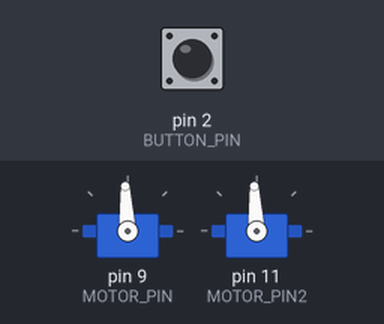
Bench run of a sketch on a simulated Arduino Uno, built with avr-gcc and run on an emulated ATmega328P. On the bench: 2 × servo. Inputs (shaded band) come from the test bench; at power-on: pin 2 (BUTTON_PIN) HIGH. What the sketch prints to the serial monitor is not drawn.

Above: at 1.2 s.
1.3 s: pin 2 (BUTTON_PIN) pulled LOW for 0.15 s
At 1.9 s:
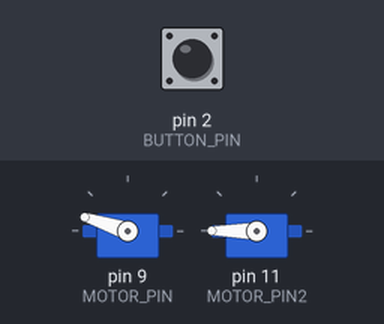
2.9 s: pin 2 (BUTTON_PIN) pulled LOW for 1 s
At 4.4 s:
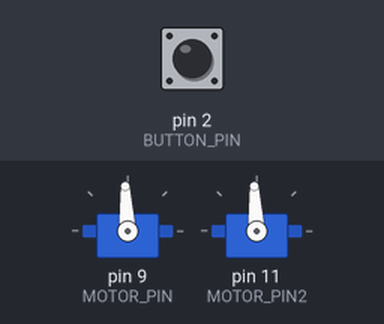
5.4 s: pin 2 (BUTTON_PIN) pulled LOW for 3.2 s
At 6.5 s:
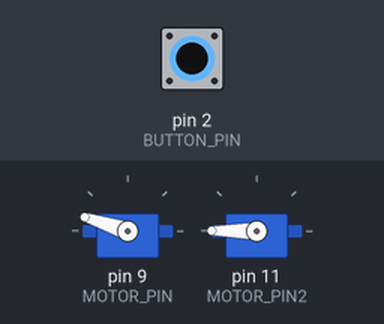
Timing chart, 0 to 8.4 s (numbered marks = the images above; inputs shaded):
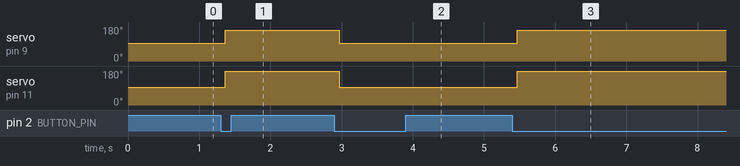

Measured:
- after the input at 1.3 s, servo on pin 9 (MOTOR_PIN): 93° → 162° after 0.06 s; servo on pin 11 (MOTOR_PIN2): 93° → 180° after 0.06 s
- after the input at 2.9 s, servo on pin 9 (MOTOR_PIN): 162° → 93° after 0.07 s; servo on pin 11 (MOTOR_PIN2): 180° → 93° after 0.07 s
- after the input at 5.4 s, servo on pin 9 (MOTOR_PIN): 93° → 162° after 0.07 s; servo on pin 11 (MOTOR_PIN2): 93° → 180° after 0.07 s

The sketch:

earthquake.ino
```cpp
#include <Servo.h>  // 서보 모터 제어를 위한 라이브러리 포함

Servo crMotor;   // 첫 번째 서보모터 객체
Servo crMotor2;  // 두 번째 서보모터 객체

// 핀 설정
const int BUTTON_PIN = 2;     // 버튼이 연결된 디지털 핀 번호
const int MOTOR_PIN = 9;      // 첫 번째 서보모터 핀
const int MOTOR_PIN2 = 11;    // 두 번째 서보모터 핀

// 디바운싱 관련 변수
bool lastButtonState = HIGH;
bool currentButtonState = HIGH;
unsigned long lastDebounceTime = 0;
const unsigned long DEBOUNCE_DELAY = 50;

// 모터 회전 상태
bool isRotating = false;

void setup() {
  Serial.begin(9600);

  pinMode(BUTTON_PIN, INPUT_PULLUP);

  crMotor.attach(MOTOR_PIN);     // 첫 번째 모터 연결
  crMotor2.attach(MOTOR_PIN2);   // 두 번째 모터 연결

  crMotor.writeMicroseconds(1500);   // 정지
  crMotor2.writeMicroseconds(1500);  // 정지

  Serial.println("버튼으로 두 개의 모터 ON/OFF 제어 시작");
}

void loop() {
  handleButton();
  delay(10);
}

void handleButton() {
  bool reading = digitalRead(BUTTON_PIN);

  if (reading != lastButtonState) {
    lastDebounceTime = millis();
  }

  if ((millis() - lastDebounceTime) > DEBOUNCE_DELAY) {
    if (reading != currentButtonState) {
      currentButtonState = reading;

      if (currentButtonState == LOW) {
        toggleMotor();  // 버튼이 눌렸을 때 상태 전환
      }
    }
  }

  lastButtonState = reading;
}

void toggleMotor() {
  isRotating = !isRotating;

  if (isRotating) {
    crMotor.writeMicroseconds(2218.5);   // 시계방향 회전
    crMotor2.writeMicroseconds(3000);  // 시계방향 회전
  } else {
    crMotor.writeMicroseconds(1500);   // 정지
    crMotor2.writeMicroseconds(1500);  // 정지
  }
}
```
